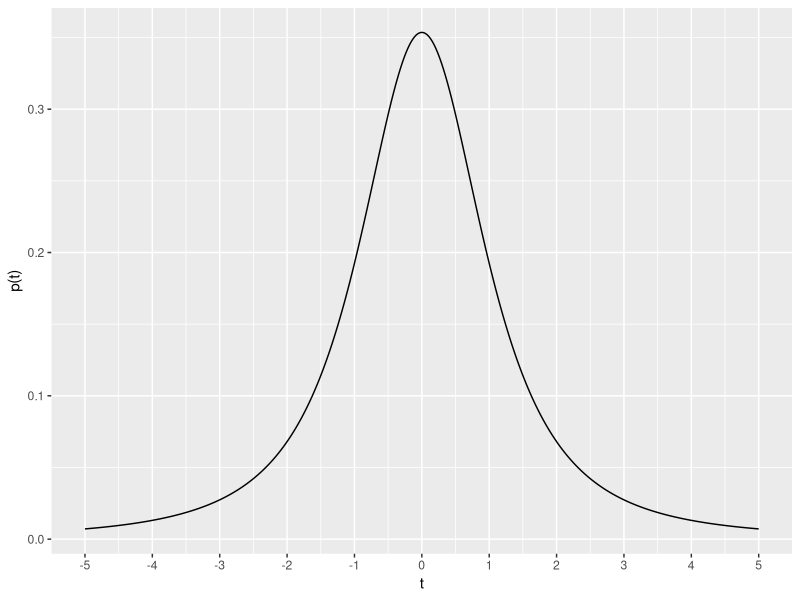
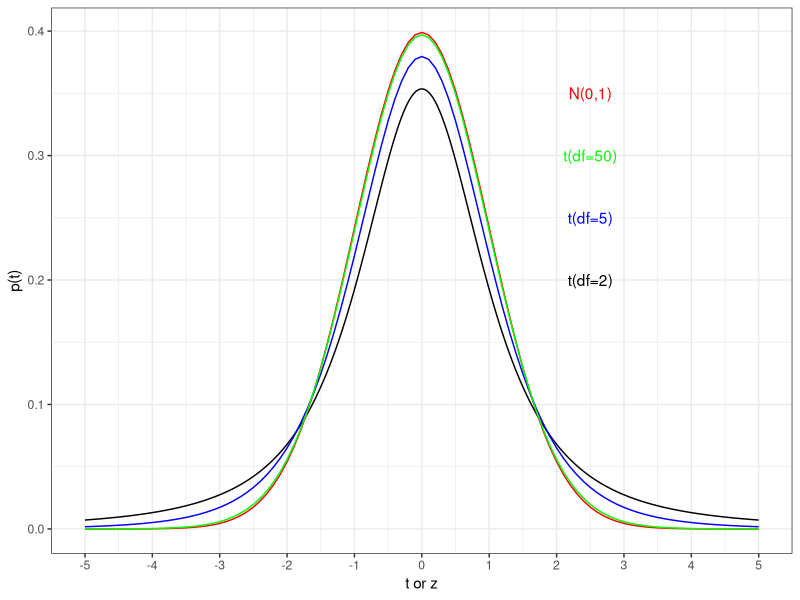
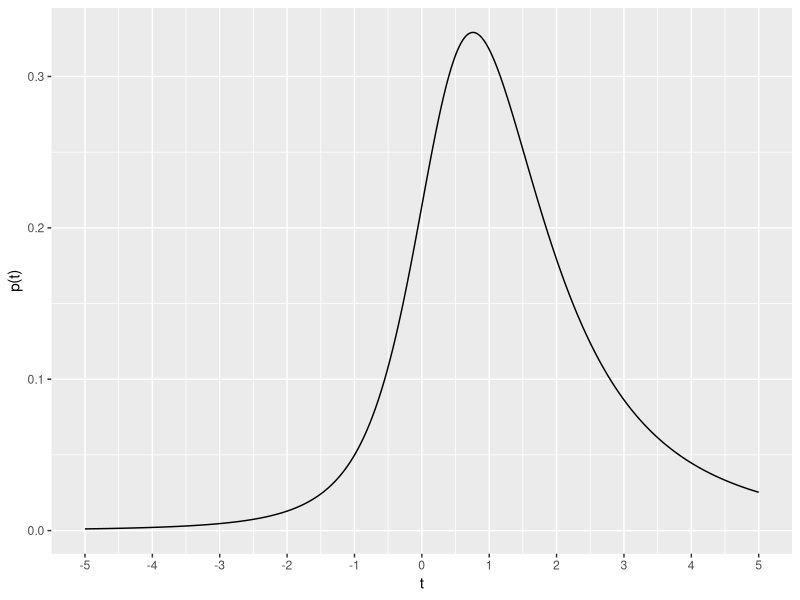
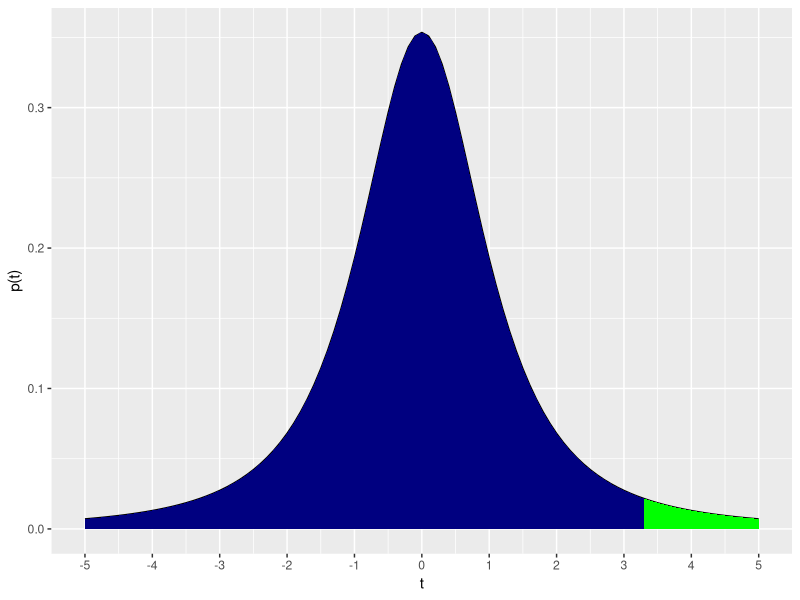
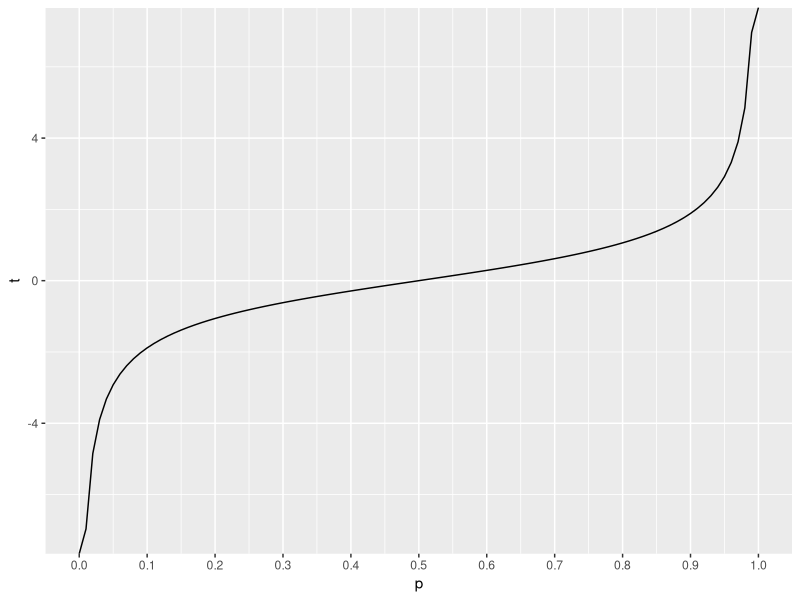

Write the R code that produced these figures, in order.
## ---- chunk 1
library(tidyverse)
## ---- chunk 2
dt(3.3, 2)
## ---- chunk 3
df <- 2
t <- seq(-5, 5, 0.001)
data <- data.frame(dt=dt(t, df))
g <- ggplot(data, aes(x=t, y=dt))+
  geom_line()+
  scale_x_continuous(breaks=seq(-5,5,1)) +
  xlab("t") +ylab("p(t)"); g

## ---- chunk 4
g + stat_function(fun=dnorm,
                 args=list(mean=0, sd=1),
                 color="red") +
  stat_function(fun=dt,
                args=list(df=5),
                color="blue")+
  stat_function(fun=dt,
                args=list(df=50),
                color="green")+
  annotate("text", x=2.5, y=0.35, label="N(0,1)", color="red")+
  annotate("text", x=2.5, y=0.3, label="t(df=50)", color="green")+
  annotate("text", x=2.5, y=0.25, label="t(df=5)", color="blue")+
  annotate("text", x=2.5, y=0.2, label="t(df=2)", color="black")+
  labs(x="t or z")+
  theme_bw()
  
## ---- chunk 5
df <- 2
ncp <- 1
t <- seq(-5, 5, 0.001)
data <- data.frame(dt=dt(t, df, ncp))
g <- ggplot(data, aes(x=t, y=dt))+
  geom_line()+
  scale_x_continuous(breaks=seq(-5,5,1)) +
  xlab("t") +ylab("p(t)"); g

## ---- chunk 6
pt(q=3.3, df=2, lower.tail =T)
pt(q=3.3, df=2, lower.tail=F)
## ---- chunk 7
ggplot(data.frame(x=c(-5,5)), aes(x)) +
  stat_function(fun=dt, args=list(df=2), geom="line", color="black") +
  stat_function(fun=dt, args=list(df=2), xlim = c(-5, 3.3), geom = "area", fill= "navy") +
  stat_function(fun=dt, args=list(df=2), xlim = c(3.3, 5), geom = "area", fill= "green") +
  scale_x_continuous(breaks=seq(-5,5,1)) +
  xlab("t") +ylab("p(t)")
## ---- chunk 8
qt(.025, 2)
qt(0.025, 2, lower.tail=F)
## ---- chunk 9
qt(0.05, 2)
qt(0.05, 2, lower.tail=F)
## ---- chunk 10
df <- 2
x <- seq(0, 1, 0.01)
data <- data.frame(qt=qt(x, df))
g <- ggplot(data, aes(x=x, y=qt))+
  geom_line()+
  scale_x_continuous(breaks=seq(0,1,.1)) +
  xlab("p") +ylab("t"); g
## ---- chunk 11
set.seed(12345)
rt(5, 2)
rt(5, 20)
